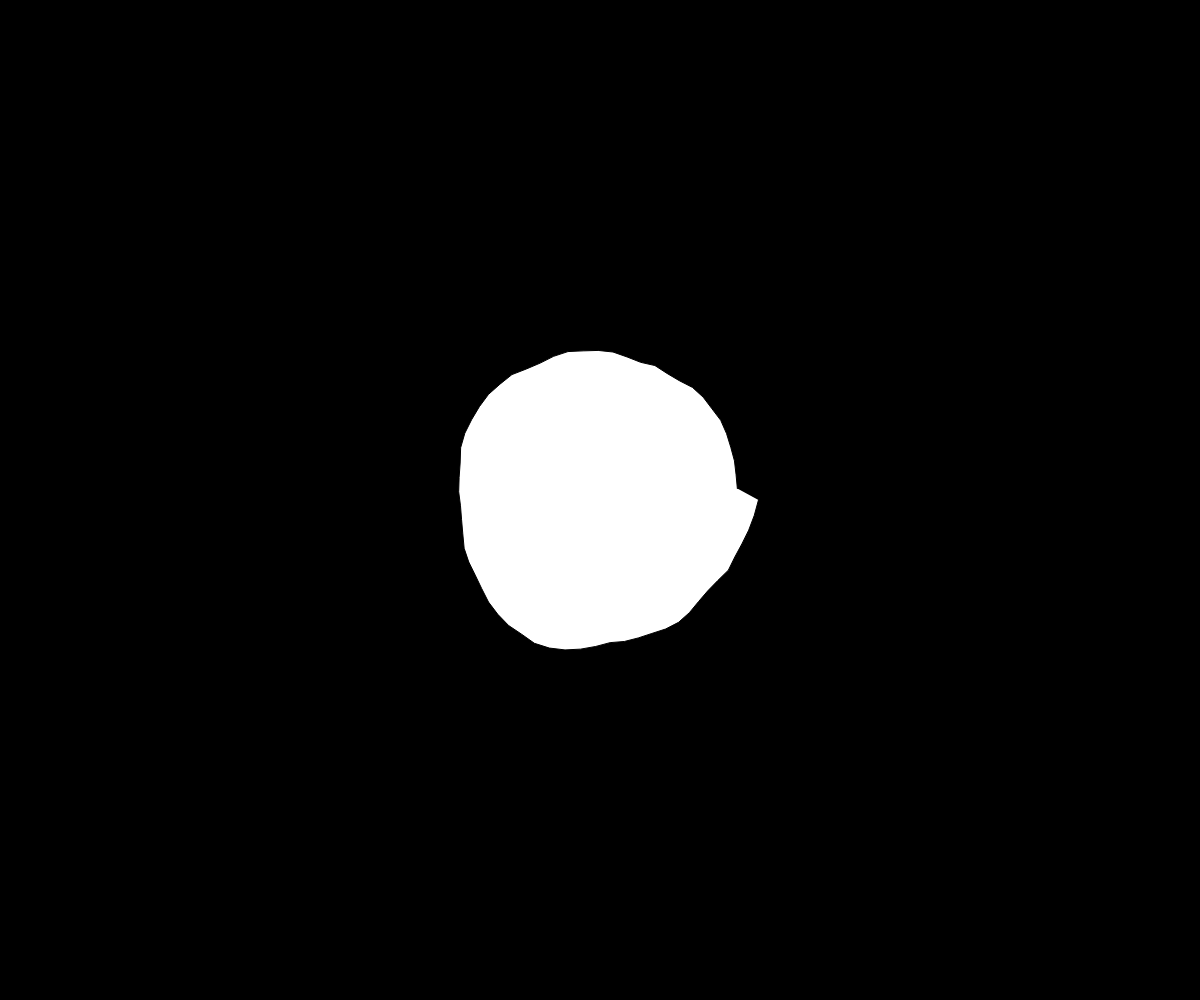
Frame 1 (no input)
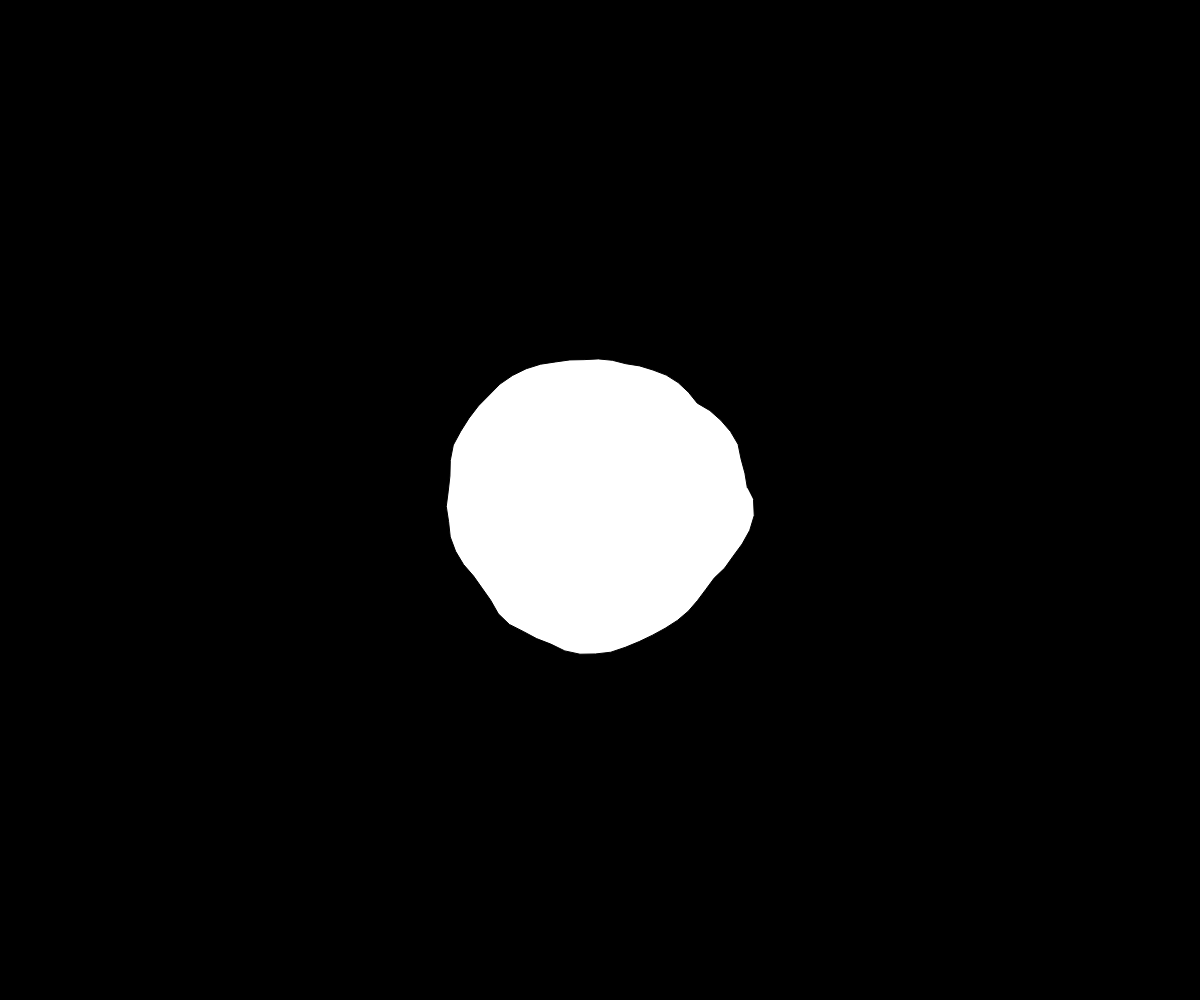
Frame 60 (no input)
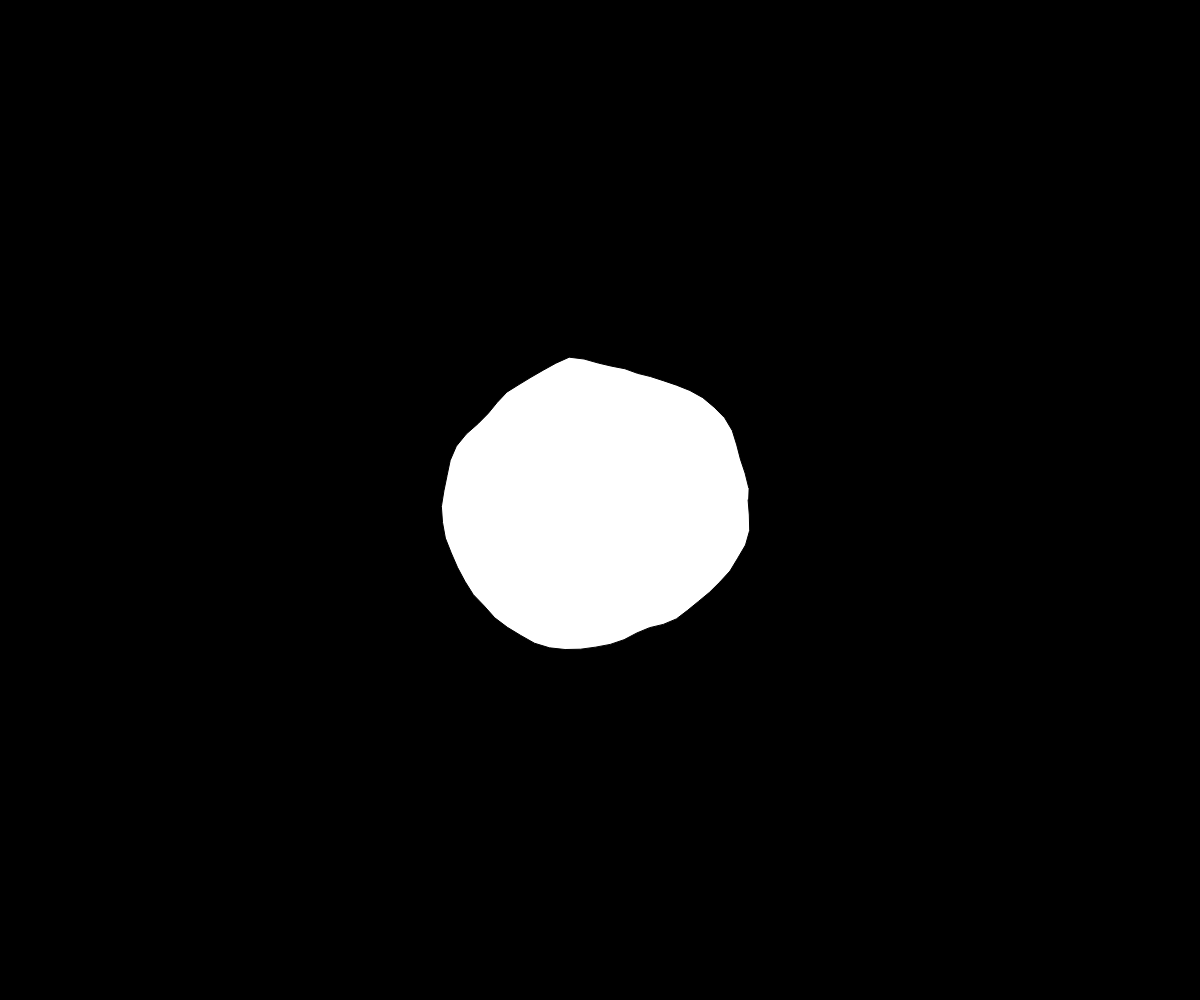
Frame 120 (the mouse pressed at the canvas centre since frame 60)

The p5.js sketch that drew these frames (run headless with seeded random() and noise() and a simulated clock; from frame 60 on, the mouse is pressed at the canvas centre):

// p5.js sketch
// ── sketch.js
let yoff = 0;
const radius = 150;

function setup() {
  createCanvas(windowWidth, windowHeight);
}

function draw() {
  background(0);

  translate(width / 2, height / 2);

  beginShape();
  let xoff = 0;
  for (let a = 0; a < TWO_PI; a += 0.1) {
    const offset = map(noise(xoff, yoff), 0, 1, -25, 25);
    const r = radius + offset;
    const x = r * cos(a);
    const y = r * sin(a);
    vertex(x, y);
    xoff += 0.1;
  }
  endShape();

  yoff += 0.01;
}
